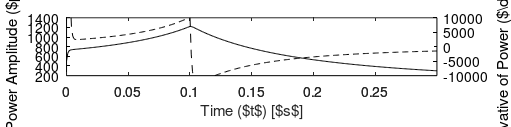

This chart was generated by the following MATLAB code: (Note: this script raises an error after producing the figure.)
close all; clear; clc;

%% Reactor Parameters
Lambda=3E-6;
beta1=0.00025; lambda1=0.0129;
beta2=0.00150; lambda2=0.0311;
beta3=0.00144; lambda3=0.1340;
beta4=0.00258; lambda4=0.3310;
beta5=0.00074; lambda5=1.2600;
beta6=0.00029; lambda6=3.2100;
beta=beta1+beta2+beta3+beta4+beta5+beta6;
for j=1:5
    t1=0.1;  a=5*beta;
    switch j
        case 1
            ap=a;
        case 2
            ap=0.75*a;
        case 3
            ap=0.50*a;
        case 4
            ap=0.25*a;
        case 5
            ap=0.00*a;
    end
    rho = @(t) (t<=t1).*a.*t + (t>t1).*((a.*t1)-(ap.*(t-t1)));

    %% Initial Conditions
    pn1=1; pn=1;
    zeta1n1=1;
    zeta2n1=1;
    zeta3n1=1;
    zeta4n1=1;
    zeta5n1=1;
    zeta6n1=1;

    %% Numerical Method Conditions
    h=0.001;
    t=0:h:0.3;
    p=[];
    pdot=[];

    %% Perform implicit euler method using arrowhead form for each time 
    % step and put into a matrix along with derivative
    for i=t
        pn1=pn;
        A=[(1/h)+lambda1 0 0 0 0 0 -beta1;...
        0 (1/h)+lambda2 0 0 0 0 -beta2;...
        0 0 (1/h)+lambda3 0 0 0 -beta3;...
        0 0 0 (1/h)+lambda4 0 0 -beta4;...
        0 0 0 0 (1/h)+lambda5 0 -beta5;...
        0 0 0 0 0 (1/h)+lambda6 -beta6;...
        -lambda1 -lambda2 -lambda3 -lambda4 -lambda5 -lambda6 (Lambda/h)+(beta-rho(i));];
        b=[zeta1n1/h zeta2n1/h zeta3n1/h zeta4n1/h zeta5n1/h zeta6n1/h Lambda*pn1/h]';
        x=A\b;
        zeta1n1=x(1);
        zeta2n1=x(2); 
        zeta3n1=x(3);
        zeta4n1=x(4);
        zeta5n1=x(5);
        zeta6n1=x(6);
        pn=x(7);
        pdotn=((rho(i)-beta)*pn)/Lambda + (1/Lambda)*((lambda1*zeta1n1)+...
            (lambda2*zeta2n1)+(lambda3*zeta3n1)+(lambda4*zeta4n1)+...
            (lambda5*zeta5n1)+(lambda6*zeta6n1));
        pdot=[pdot pdotn];
        p=[p pn];
    end
    %% Find zero crossing of the derivative
    sign=pdotn(1)/abs(pdotn(1));
    for i=2:numel(pdot)
        if sign~=pdot(i)/abs(pdot(i)) && t(i)>0.1
            t(i)
            rho(i)
            break;
        else
            sign=pdot(i)/abs(pdot(i));
        end
    end
    
    figure(j)
    set(gcf,'Units','centimeters');
    figwidth=13;
    figheight=3.25;
    set(gcf,'Position',[1 1 figwidth figheight],'PaperPositionMode','auto');
    [ax,h1,h2]=plotyy(t,p,t,pdot);
    set(h1,'Color','k');
    set(h2,'Color','k','Linestyle','--');
    xlabel('Time ($t$) [$s$]','interpreter','none');
    ylabel(ax(1),'Power Amplitude ($p$) [ ]','interpreter','none','Color','k');
    ylabel(ax(2),'Derivative of Power ($\dot{p}$) [ ]',...
        'interpreter','none','Color','k');
    set(ax(2),'YLim',[-10000 10000]);
    set(ax(1),'XLim',[0 0.3],'YColor','k');
    set(ax(2),'XLim',[0 0.3],'YColor','k');
    
    plot2svg(['img/nucl511hmwk8prob2plot' num2str(j) '.svg']);
end